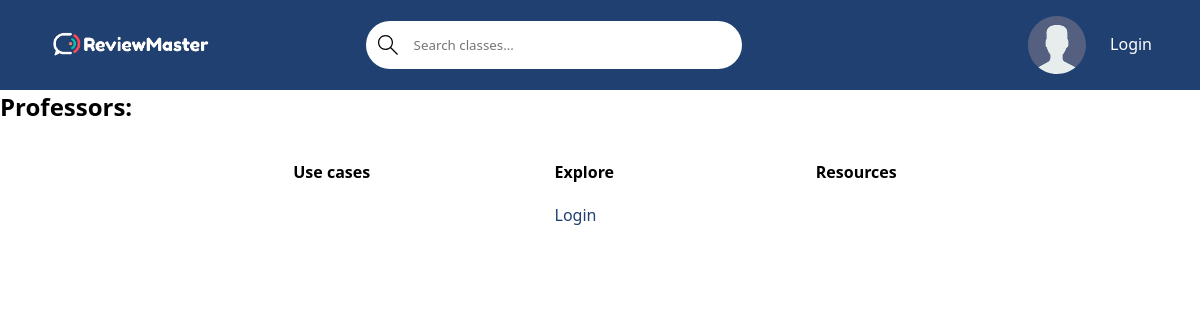
/professor-list/, run on an earlier commit of the app's database.
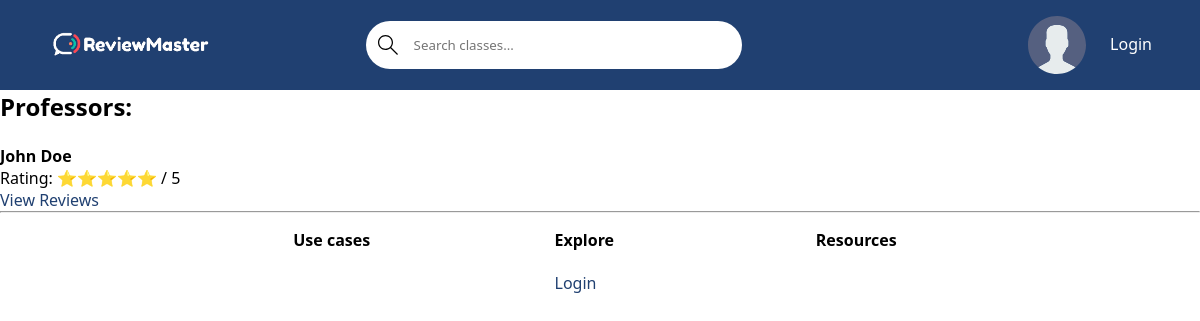
And on a later commit of the database.
### base/models.py (models this page shows, shortened)
class Professor(models.Model):
    name = models.CharField(max_length=100)  # First & Last Name (John Doe)
    rating = models.CharField(max_length=3)

### base/views.py (the view)
# urls.py: path('professor-list/', views.professor_list, name = "professor-list"),
def professor_list(request):
    professors = Professor.objects.all()
    context = {
        'professors': professors
    }
    return render(request, 'base/professor_list.html', context)

### base/templates/base/professor_list.html
{% extends 'main.html' %}
{% block content %}
<h2>Professors:</h2>
<br>
{% for professor in professors %}
    <div>
        <p><strong>{{ professor.name }}</strong></p>
        <p>Rating: {{ professor.rating }} / 5</p>
        <a href="{% url 'professor-reviews' professor.name %}">View Reviews</a>
    </div>
    <hr>
{% endfor %}
{% endblock content %}

What changed in the data, as far as the page shows it:
added Professor: name "John Doe", rating "⭐⭐⭐⭐⭐"
